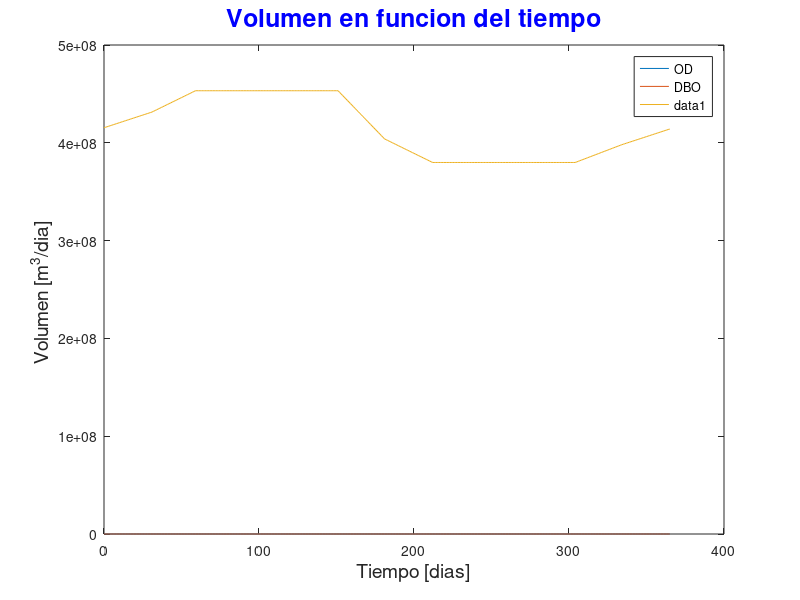

This figure's MATLAB source:
#Todos los valores estan expresados en [m], [dia] y [g]

Kbd0 = 0.1;   #[1/dia]
Ka = 0.01;    #[1/dia]
KO = 1.4;     #[g^2/m^6] #valor correspondiente a KO2^2
DBOe = 20;    #[g/m^3]
ODe = 2;      #[g/m^3]
ODs = 9;      #[g/m^3]

f = 86400;    #factor de conversion de m^3/s a m^3/dia
Q_e = [];     #[m^3/dia]
for i = 1:365
  if i<=31
    Q_e(i) = 6;
  elseif 31<i && i<=59
    Q_e(i) = 9;
  elseif 59<i && i<=90
    Q_e(i) = 12;
  elseif 90<i && i<=120
    Q_e(i) = 15;
  elseif 120<i && i<=151
    Q_e(i) = 19;
  elseif 151<i && i<=181
    Q_e(i) = 25;
  elseif 181<i && i<=212
    Q_e(i) = 25;
  elseif 212<i && i<=243
    Q_e(i) = 18;
  elseif 243<i && i<=273
    Q_e(i) = 14;
  elseif 273<i && i<=304
    Q_e(i) = 10;
  elseif 304<i && i<=334
    Q_e(i) = 7;
  else
    Q_e(i) = 6;
    endif
endfor
Q_e = f* Q_e

Q_s = [];
for i = 1:365
  if i<=31
    Q_s(i) = 0;
  elseif 31<i && i<=59
    Q_s(i) = 0;
  elseif 59<i && i<=90
    Q_s(i) = 12;
  elseif 90<i && i<=120
    Q_s(i) = 15;
  elseif 120<i && i<=151
    Q_s(i) = 19;
  elseif 151<i && i<=181
    Q_s(i) = 44;
  elseif 181<i && i<=212
    Q_s(i) = 34;
  elseif 212<i && i<=243
    Q_s(i) = 18;
  elseif 243<i && i<=273
    Q_s(i) = 14;
  elseif 273<i && i<=304
    Q_s(i) = 10;
  elseif 304<i && i<=334
    Q_s(i) = 0;
  else
    Q_s(i) = 0;
    endif
endfor
Q_s = f* Q_s;

#EJERCICIO B

volumen = [0; 66; 481; 948]; #volumen en Hm^3
c = 1000000; #conversor de Hm^3 a m^3
Volumen = c * volumen;#volumen en m^3
Cota = [74; 76; 78; 80]; #cotas en m

#Interpolacion por Lagrange

produ_denominadores_delta  = [];
for i = 1:4
    denominadores_delta = [];
    k = 0;
    for j = 1:4
            if j != i
                    k = k+1;
                      denominadores_delta(k) = (Cota(i) - Cota(j));
            endif
    endfor
    produ_denominadores_delta(i) = prod(denominadores_delta(1,:));
endfor

function L = l(x, Cota,produ_denominadores_delta, Volumen)  #polinomio interpolante
    delta0 = (x-Cota(2)).*(x-Cota(3)).*(x-Cota(4))/produ_denominadores_delta(1);
    delta1 = (x-Cota(1)).*(x-Cota(3)).*(x-Cota(4))/produ_denominadores_delta(2);
    delta2 = (x-Cota(1)).*(x-Cota(2)).*(x-Cota(4))/produ_denominadores_delta(3);
    delta3 = (x-Cota(1)).*(x-Cota(2)).*(x-Cota(3))/produ_denominadores_delta(4);
    L = delta0.*Volumen(1) + delta1.*Volumen(2) + delta2.*Volumen(3) + delta3.*Volumen(4);
endfunction

#Ajuste cuadratico

fi0 = [1; 1; 1; 1];
fi1 = [74; 76; 78; 80];
fi2 = [74^2; 76^2; 78^2; 80^2];

A = [fi0'*fi0 fi1'*fi0 fi2'*fi0; fi0'*fi1 fi1'*fi1 fi2'*fi1; fi0'*fi2 fi1'*fi2 fi2'*fi2]; #matriz de sist. de ecuaciones normales
b = [Volumen'*fi0; Volumen'*fi1; Volumen'*fi2]; #vector independiente del sist. de ecuaciones normales

c = inv(A)*b; #vector de coeficientes de la funcion de ajuste

function ajuste = a(x,c)
    ajuste = c(1) + c(2).*x + c(3).*x.^2;
endfunction

#Ploteo de las curvas
x = 74:0.1:80;
plot(x,a(x,c))
hold on;
plot(x,l(x, Cota,produ_denominadores_delta, Volumen))
hold on;
scatter(Cota, Volumen,20, 'filled')
hold off;
le = legend('Ajuste por Cuadrados Minimos', 'Interpolacion por Lagrange')
set(le,'fontsize', 16)
xlabel('Cota [m]','fontsize',14)
ylabel('Volumen [m^3]','fontsize',14)
title('Curvas Volumen-Cota','fontsize',18,'color','blue')
grid
xlim([74 80])
ylim([0 1000000000])

#EJERCICIO C

cota0 = 77 + 9/10;
volumen0 = a(cota0,c);

t = [1:365];
x0 = [volumen0,ODs,0];     % Vector de valores iniciales de variables dependientes
Ka = 0.01;       % coeficiente de reaireacion
ODs = 9;         % concentracion de oxigeno de saturacion
Kbdo = 0.1;      % coeficiente de biodegradación máximo
Ko2 = 1.4;       % constante de semisaturacion del oxígeno elevada al cuadrado
ODe = 2;
DBOe = 20;

function [Volumen,OD,DBO] = Euler(Q_e,Q_s,Ka,ODs,Kbdo,Ko2,ODe,DBOe,Vo,ODo,DBOo,h,t)
  Volumen = [];
  OD = [];
  DBO = [];
  Volumen(1) = Vo;
  OD(1) = ODo;
  DBO(1) = DBOo;
  i = 1;
  tiempo = 0;
  while tiempo < t
    fV(i)= Q_e(i) - Q_s(i);
    fOD(i) = (((Q_e(i)*ODe - Q_s(i)*OD(i))/Volumen(i)) + (Ka*(ODs - OD(i))) - (Kbdo*((OD(i)^2)/((OD(i)^2)+(Ko2))))*DBO(i));
    fDBO(i) = (((Q_e(i)*DBOe - Q_s(i)*DBO(i))/Volumen(i)) - (Kbdo*((OD(i)^2)/((OD(i)^2)+(Ko2))))*DBO(i));
    V = Volumen(i) + h*fV(i);
    od = OD(i) + h*fOD(i);
    dbo = DBO(i) + h*fDBO(i);
    Volumen(i+1) = V;
    OD(i+1) = od;
    DBO(i+1) = dbo;
    i = i+1;
    tiempo = tiempo + h;
  endwhile
endfunction

[Volumen1, OD1, DBO1] = Euler(Q_e,Q_s,Ka,ODs,Kbdo,Ko2,ODe,DBOe,x0(1),x0(2),x0(3),1,365);

t= 0:1:365;
plot(t,OD1);
hold on;
plot(t,DBO1);
xlabel('Tiempo [dias]','fontsize',14);
ylabel('Concentacion [g/m^3]','fontsize',14);
legend('OD', 'DBO');
title('Concentraciones en funcion del tiempo','fontsize',18,'color','blue')
grid

t= 0:1:365;
plot(t,Volumen1);
xlabel('Tiempo [dias]','fontsize',14);
ylabel('Volumen [m^3/dia] ','fontsize',14);
title('Volumen en funcion del tiempo','fontsize',18,'color','blue')
grid
